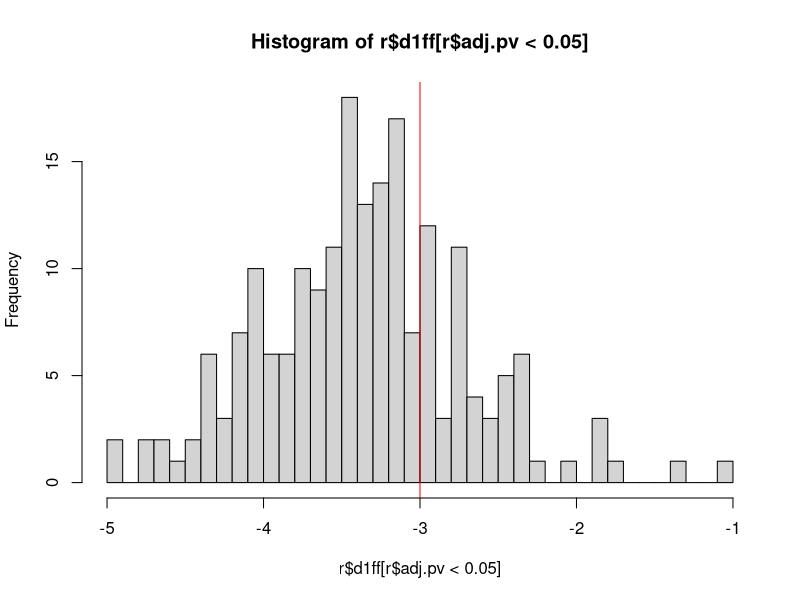
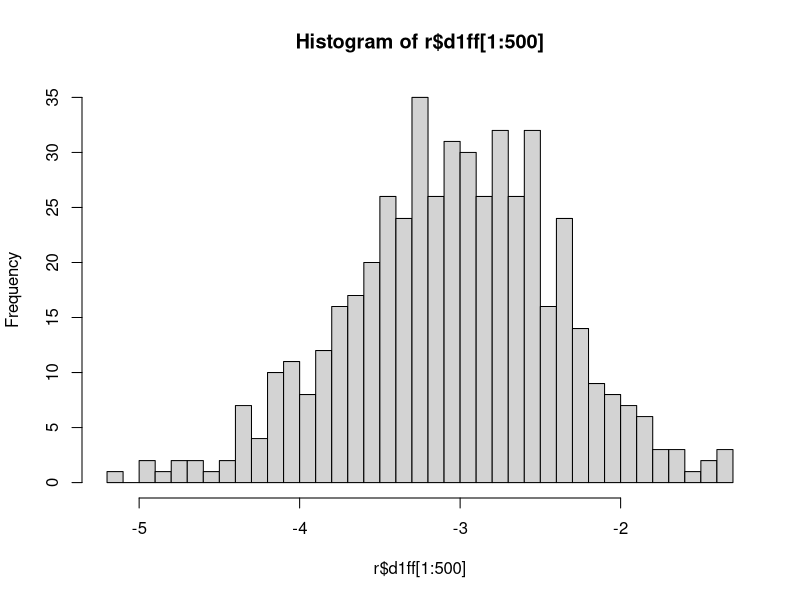
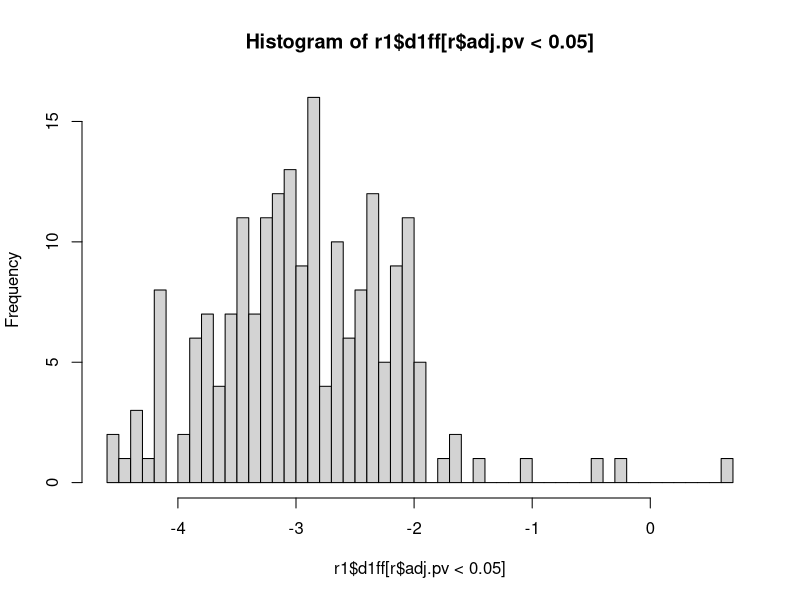
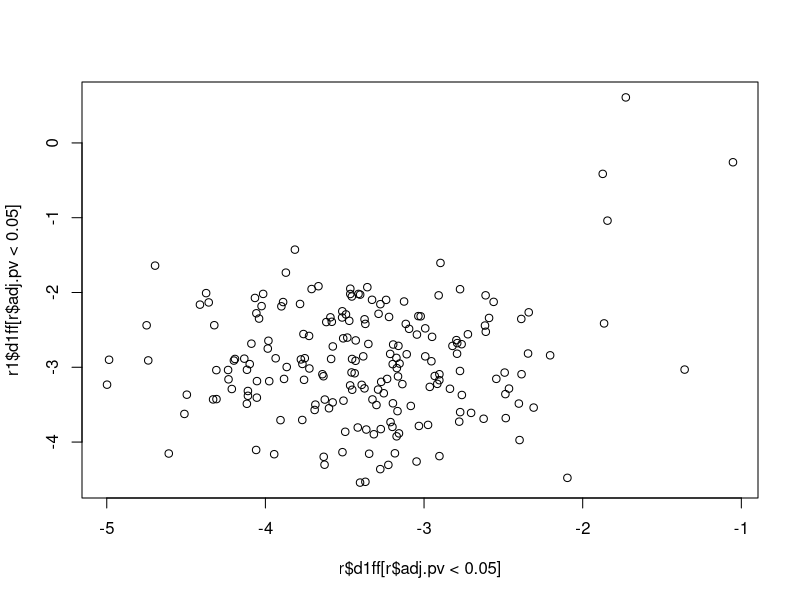
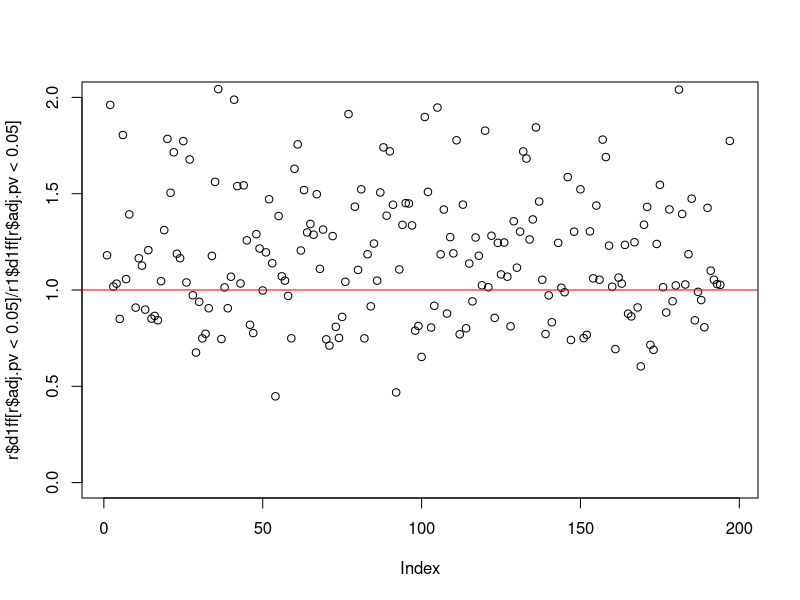
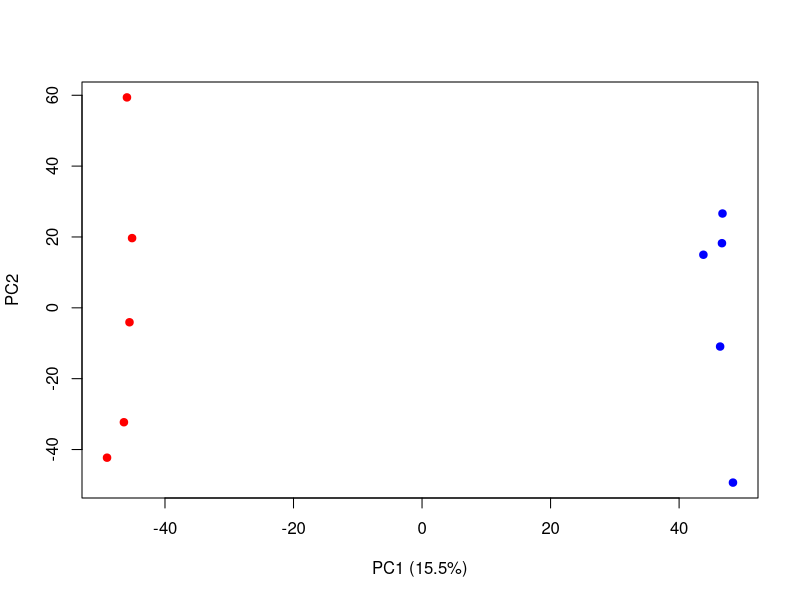
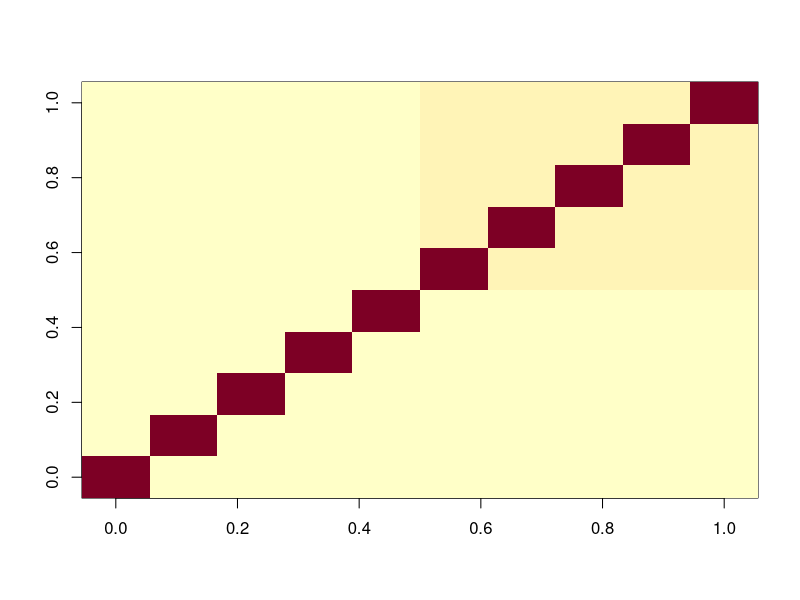
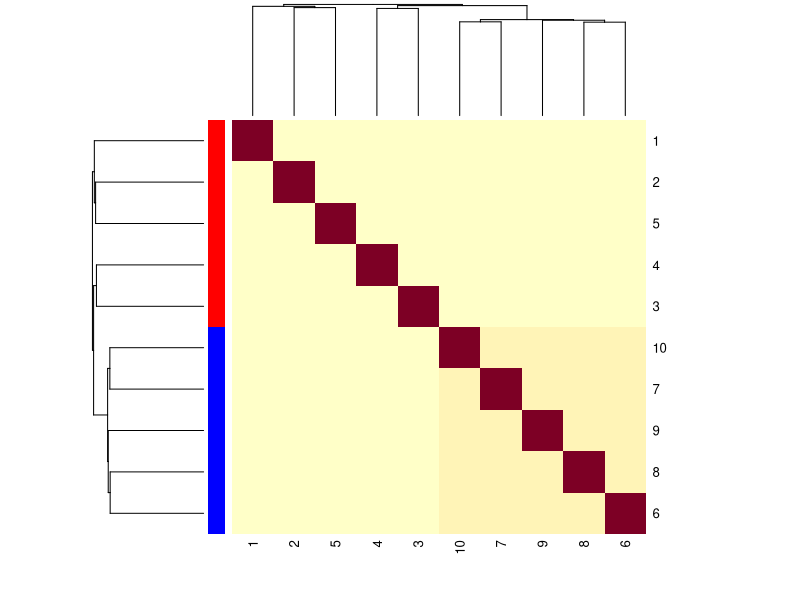

Generate these figures, in order, with R:
d <- matrix(rnorm(1e5), ncol = 10)
d[1:500, 6:10] <- rnorm(2500, 3)

d1 <- matrix(rnorm(1e5), ncol = 10)
d1[1:500, 6:10] <- rnorm(2500, 3)

testDE <- function(e) {
  pv <- apply(e, 1, function(x) t.test(x[1:5], x[6:10])$p.value)
  d1ff <- apply(e, 1, function(x) mean(x[1:5] - x[6:10]))
  data.frame(pv = pv, d1ff = d1ff, adj.pv = p.adjust(pv, method = "BH"))
}

r <- testDE(d)
table(r$adj.pv<0.05)
hist(r$d1ff[r$adj.pv<0.05], 50)
abline(v = -3, col = "red")
hist(r$d1ff[1:500], 50)

r1 <- testDE(d1)
hist(r1$d1ff[r$adj.pv<0.05], 50)

plot(r$d1ff[r$adj.pv<0.05], r1$d1ff[r$adj.pv<0.05])
plot(r$d1ff[r$adj.pv<0.05]/r1$d1ff[r$adj.pv<0.05], ylim = c(0, 2))
abline(h = 1, col = "red")

table(r$adj.pv<0.05, r1$adj.pv<0.05)

pca <- prcomp(t(d))
dim(pca$x)
var <- round(pca$sdev/sum(pca$sdev)*100, 1)
plot(pca$x, col = rep(c("red", "blue"), each = 5), pch = 19,
     xlab = paste0('PC1 (', var[1], '%)'))

cord <- cor(d, m = "sp")
dim(cord)
cord <- cor(d, m = "sp", use = "p")
image(cord)
heatmap(cord, symm = TRUE, RowSideColors = rep(c("red", "blue"), each = 5),
        distfun = function(x) as.dist(1-x))

mds <- cmdscale(1-cord, k = 2)
plot(mds, col = rep(c("red", "blue"), each = 5), pch = 19)

t <- t.test(d[1, 1:5], d[1, 6:10], a="less", var.equal = TRUE)
t

m <- matrix(c(100, 98, 500, 300), ncol = 2)
fisher.test(m)

ma <- matrix(c(511, 314, 89, 19), ncol = 2)
ph <- matrix(c(138, 279, 131, 244), ncol = 2)
fisher.test(ma + ph)
fisher.test(ma)
fisher.test(ph)

?rpois
